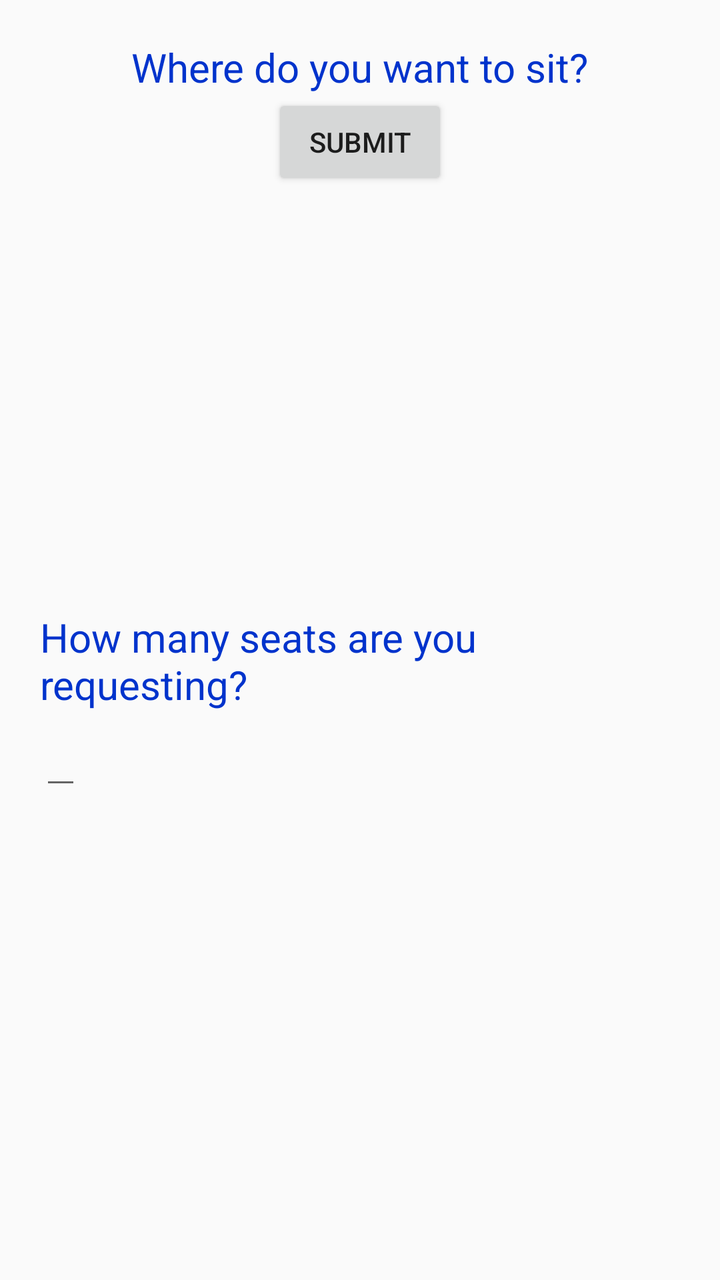
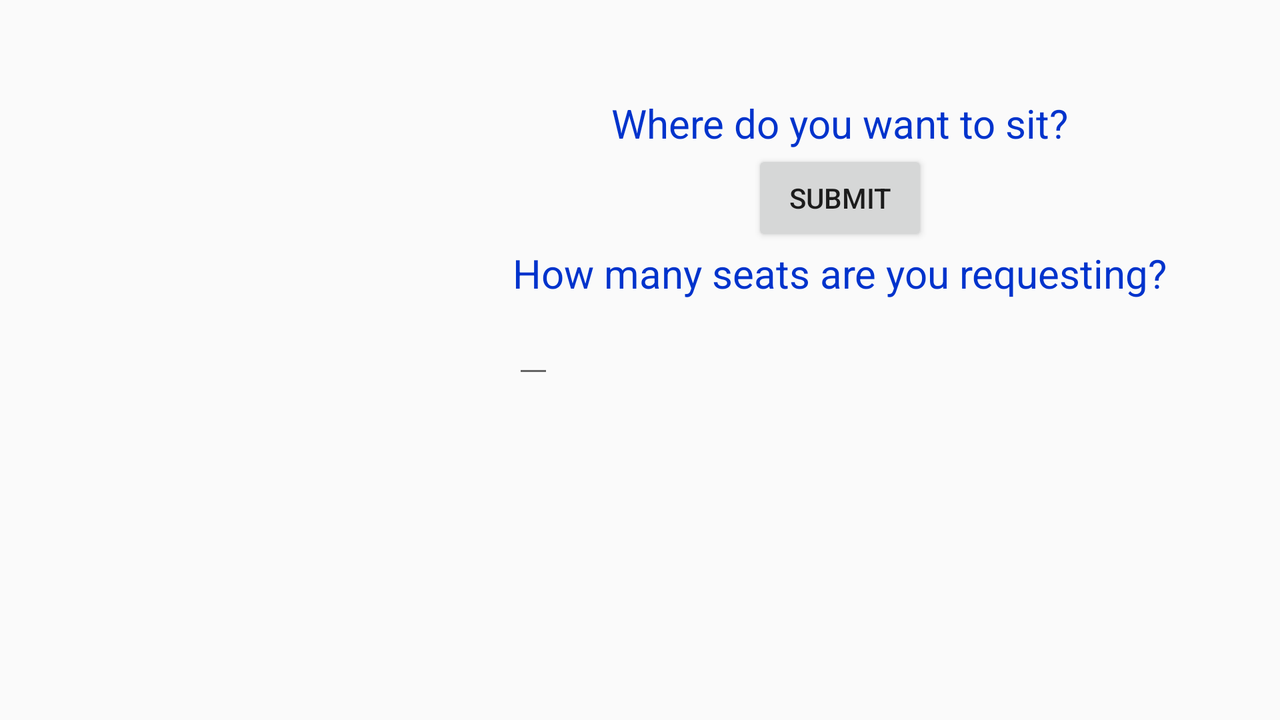

Compare how this app lays out the same screen by default and in its alternative resource folder. The renders come first, then the two layout files and the values they reference.
<!-- AndroidManifest.xml: application theme AppTheme -->
<!-- res/layout/activity_main.xml -->
<?xml version="1.0" encoding="utf-8"?>
<androidx.constraintlayout.widget.ConstraintLayout xmlns:android="http://schemas.android.com/apk/res/android"
    xmlns:app="http://schemas.android.com/apk/res-auto"
    xmlns:tools="http://schemas.android.com/tools"
    android:layout_width="match_parent"
    android:layout_height="match_parent"
    tools:context=".MainActivity">
    <RelativeLayout
        android:layout_width="match_parent"
        android:layout_height="match_parent"
        android:padding="20dp">
        <TextView
            android:id="@+id/textView"
            android:layout_width="wrap_content"
            android:layout_height="wrap_content"
            android:text="Where do you want to sit?"
            style="@style/WaiterText"
            android:layout_centerHorizontal="true"
            app:layout_constraintTop_toBottomOf="parent"
            app:layout_constraintLeft_toLeftOf="parent"
            app:layout_constraintRight_toRightOf="parent"
            app:layout_constraintTop_toTopOf="parent" />
        <Button
            android:id="@+id/button"
            android:layout_width="wrap_content"
            android:layout_height="wrap_content"
            android:layout_below="@id/textView"
            android:layout_centerHorizontal="true"
            android:onClick="submitButton"
            android:text="Submit" />

        <ImageView
            android:id="@+id/imageView"
            android:layout_width="200dp"
            android:layout_height="200dp"
            android:layout_below="@id/button"
            android:layout_marginTop="10dp"
            android:layout_centerHorizontal="true"
            app:srcCompat="@drawable/waiter" />
        <TextView
            android:id="@+id/textView2"
            android:layout_width="wrap_content"
            android:layout_height="wrap_content"
            android:text="How many seats are you requesting?"
            android:layout_below="@id/imageView"
            style="@style/WaiterText" />
        <EditText
            android:id="@+id/editText"
            android:layout_width="wrap_content"
            android:layout_height="wrap_content"
            android:inputType="number"
            android:layout_below="@id/textView2"
            style="@style/WaiterText" />


    </RelativeLayout>
</androidx.constraintlayout.widget.ConstraintLayout>
<!-- resources referenced by this layout -->
<resources>
  <style name="WaiterText">
          <item name="android:textSize">20sp</item>
          <item name="android:textColor">#0033cc</item>
      </style>
  <style name="AppTheme" parent="Theme.AppCompat.Light.DarkActionBar">
          
          <item name="colorPrimary">@color/colorPrimary</item>
          <item name="colorPrimaryDark">@color/colorPrimaryDark</item>
          <item name="colorAccent">@color/colorAccent</item>
      </style>
</resources>
<!-- res/layout-land/activity_main.xml (the repository's variant of the layout above) -->
<!-- drawn on the phone turned sideways -->
<?xml version="1.0" encoding="utf-8"?>
<androidx.constraintlayout.widget.ConstraintLayout xmlns:android="http://schemas.android.com/apk/res/android"
    xmlns:app="http://schemas.android.com/apk/res-auto"
    xmlns:tools="http://schemas.android.com/tools"
    android:layout_width="match_parent"
    android:layout_height="match_parent"
    tools:context=".MainActivity">

    <TextView
        android:id="@+id/textView"
        android:layout_width="wrap_content"
        android:layout_height="wrap_content"
        android:text="Where do you want to sit?"
        style="@style/WaiterText"
        app:layout_constraintTop_toTopOf="parent"
        app:layout_constraintLeft_toRightOf="@id/imageView"
        app:layout_constraintRight_toRightOf="parent"
        app:layout_constraintBottom_toBottomOf="@id/button" />
    <Button
        android:id="@+id/button"
        android:layout_width="wrap_content"
        android:layout_height="wrap_content"
        android:onClick="submitButton"
        android:text="Submit"
        app:layout_constraintTop_toBottomOf="@id/textView"
        app:layout_constraintBottom_toTopOf="@id/textView2"
        app:layout_constraintLeft_toRightOf="@id/imageView"
        app:layout_constraintRight_toRightOf="parent"/>

    <ImageView
        android:id="@+id/imageView"
        android:layout_width="200dp"
        android:layout_height="200dp"
        android:layout_below="@id/button"
        android:layout_marginTop="10dp"
        app:srcCompat="@drawable/waiter"
        app:layout_constraintTop_toTopOf="parent"
        app:layout_constraintBottom_toBottomOf="parent"/>


    <TextView
        android:id="@+id/textView2"
        android:layout_width="wrap_content"
        android:layout_height="wrap_content"
        android:text="How many seats are you requesting?"
        style="@style/WaiterText"
        app:layout_constraintTop_toBottomOf="@id/button"
        app:layout_constraintBottom_toTopOf="@id/editText"
        app:layout_constraintLeft_toRightOf="@id/imageView"
        app:layout_constraintRight_toRightOf="parent"/>

    <EditText
        android:id="@+id/editText"
        android:layout_width="wrap_content"
        android:layout_height="wrap_content"
        android:inputType="number"
        style="@style/WaiterText"
        app:layout_constraintTop_toBottomOf="@id/textView2"
        app:layout_constraintLeft_toLeftOf="@id/textView2" />


</androidx.constraintlayout.widget.ConstraintLayout>
